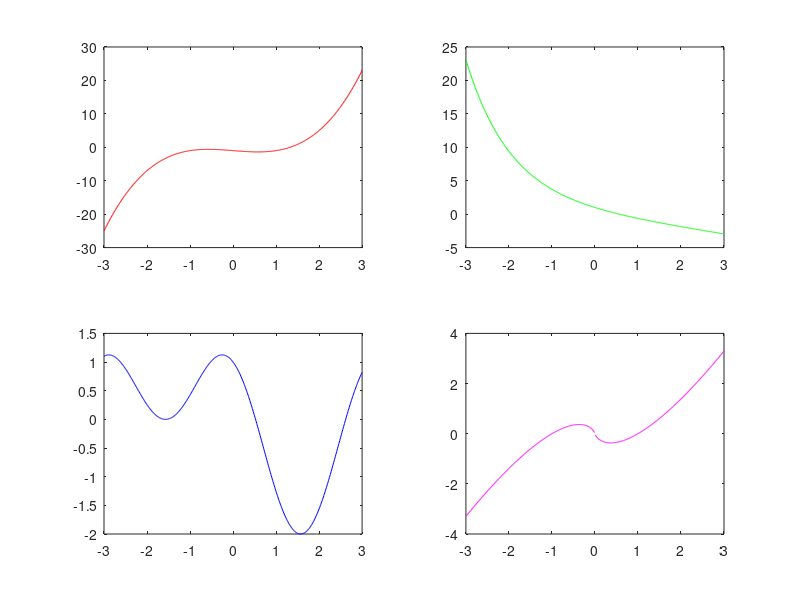

This chart was generated by the following MATLAB code:
%% Parte a

x = -3:1/100:3;
f1 = x.^3 - x - 1;
f2 = exp(-x) - x;
f3 = cos(2.*x) - sin(x);
f4 = x.*log(abs(x));

plot(x,f1,'r',x,f2,'g',x,f3,'b',x,f4,'m')

%% Parte b

x = -3:1/100:3;
f1 = x.^3 - x - 1;
f2 = exp(-x) - x;
f3 = cos(2.*x) - sin(x);
f4 = x.*log(abs(x));

subplot(2,2,1), plot(x,f1,'r');
subplot(2,2,2), plot(x,f2,'g');
subplot(2,2,3), plot(x,f3,'b');
subplot(2,2,4), plot(x,f4,'m');